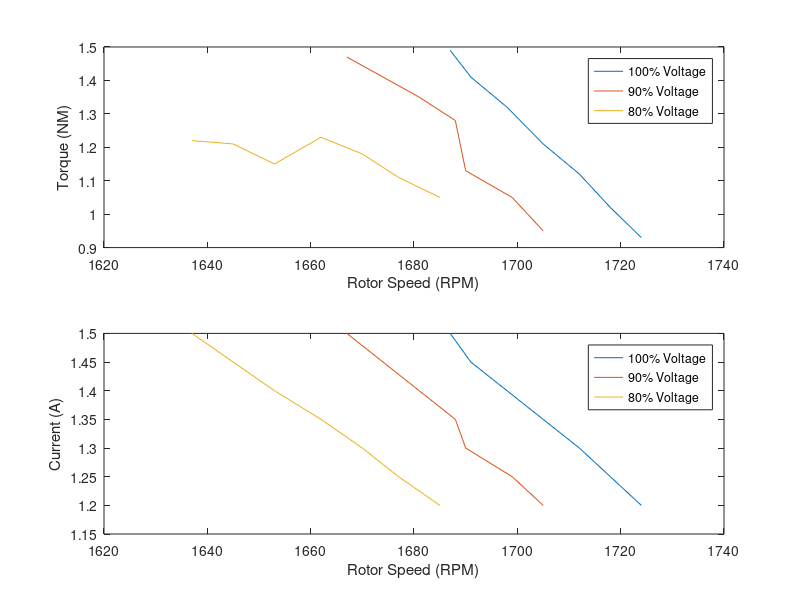

Write the MATLAB code that produced this figure.
function[ output_args ] = Plot_measured_points()
%plot the points recorded in the lab
I=[1.2, 1.25, 1.3, 1.35, 1.4, 1.45, 1.5];

%100% Voltage
RPM1 = [1724 1718 1712 1705 1698 1691 1687];
T1 = [.93 1.02 1.12 1.21 1.32 1.41 1.49];

%90% Voltage
RPM2 = [1705 1699 1690 1688 1681 1674 1667];
T2 = [.95 1.05 1.13 1.28 1.35 1.41 1.47];

%80% Voltage
RPM3 = [1685 1677 1670 1662 1653 1645 1637];
T3 = [1.05 1.11 1.18 1.23 1.15 1.21 1.22];

figure
subplot(2,1,1)
plot(RPM1,T1, RPM2,T2, RPM3,T3)
xlabel('Rotor Speed (RPM)')
ylabel('Torque (NM)')
legend('100% Voltage', '90% Voltage', '80% Voltage')

subplot(2,1,2)
plot(RPM1,I, RPM2,I, RPM3,I)
xlabel('Rotor Speed (RPM)')
ylabel('Current (A)')
legend('100% Voltage', '90% Voltage', '80% Voltage')